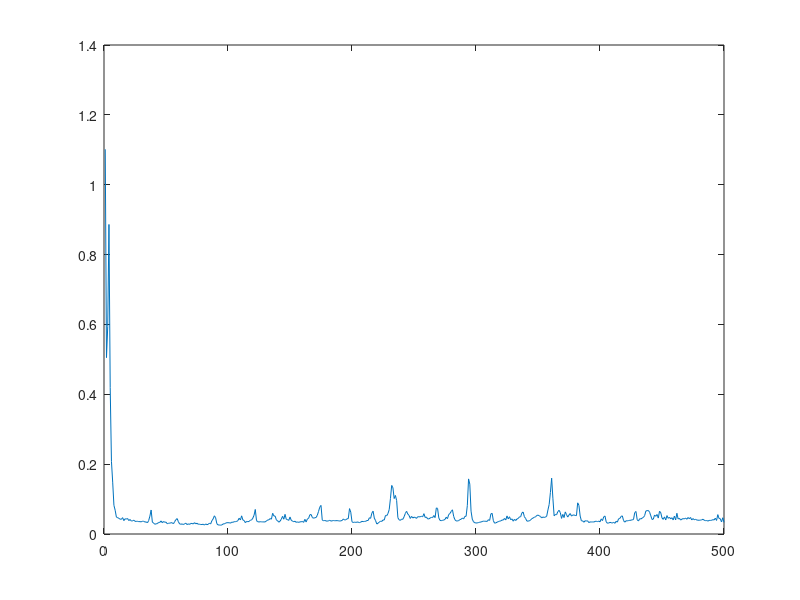
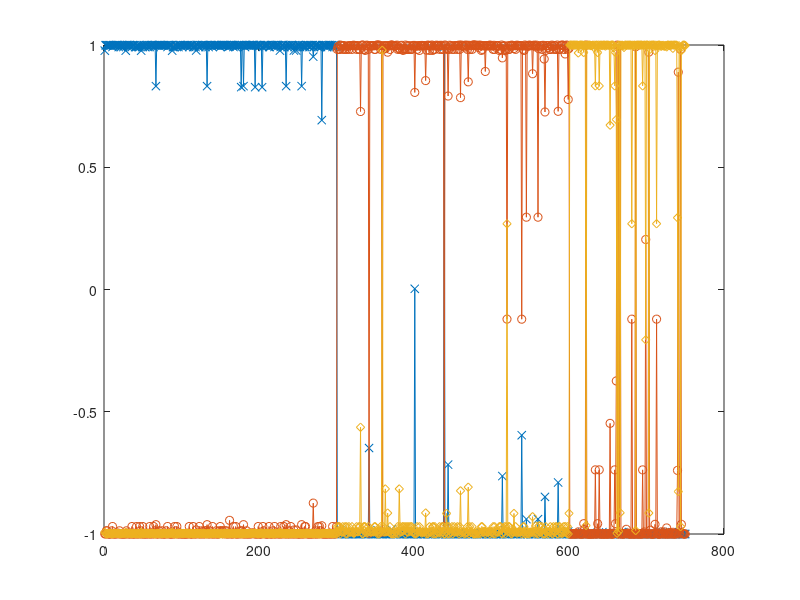
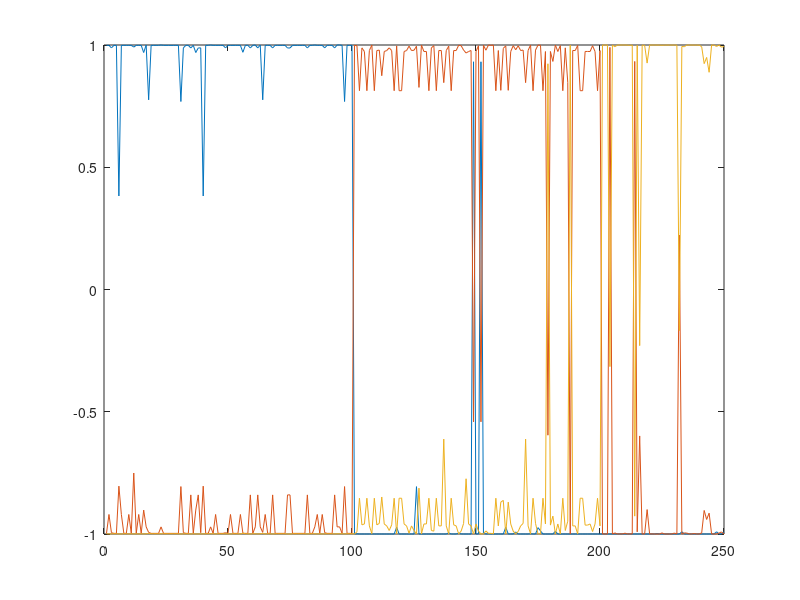

The MATLAB source for these figures, in order:

% ==========================================================
%
% Here a 2-layer neural network is used: 180 and 32 states.
% The size of validation set is about 25% of the total 
% available samples. 
% 
% ==========================================================

close all; 
clear all;

% -----------------------------------------
% load descriptor data
% -----------------------------------------
load des_mel_kick.mat 
load des_mel_snare.mat;
load des_mel_hihat.mat;

% -----------------------------------------
% randomely permutes the data
% -----------------------------------------
[num_samples, num_des] = size(des_mel_kick);
des_kick_perm = des_mel_kick(randperm(num_samples),:);
[num_samples, num_des] = size(des_mel_snare);
des_snare_perm = des_mel_snare(randperm(num_samples),:);
[num_samples, num_des] = size(des_mel_hihat);
des_hihat_perm = des_mel_hihat(randperm(num_samples),:);

% -----------------------------------------
% construct X and y
% -----------------------------------------
X_train = [];
y_train = [];
for n=1:300
    X_train = [X_train ; des_kick_perm(n,:)];
    y_train = [y_train ; 1 -1 -1];
end
for n=1:300
    X_train = [X_train ; des_snare_perm(n,:)];
    y_train = [y_train ; -1 1 -1];
end
for n=1:150
    X_train = [X_train ; des_hihat_perm(n,:)];
    y_train = [y_train ; -1 -1 1];
end

    
X_valid = [];
y_valid = [];
for n=301:400
    X_valid = [X_valid ; des_kick_perm(n,:)];
    y_valid = [y_valid ; 1 -1 -1];
end
for n=301:400
    X_valid = [X_valid ; des_snare_perm(n,:)];
    y_valid = [y_valid ; -1 1 -1];
end
for n=151:200
    X_valid = [X_valid ; des_hihat_perm(n,:)];
    y_valid = [y_valid ; -1 -1 1];
end

% -----------------------------------------
% neural network weight initialization
% -----------------------------------------
%randn('seed', 1);
w0 = randn(num_des,32);
w1 = randn(32,3);

% -----------------------------------------
% training
% -----------------------------------------
lambda = 0.1;
mu = 0.005;
for iter = 1:500
    % forward path compute
    l0 = X_train; 
    l1 = tanh(l0 * w0);
    l2 = tanh(l1 * w1);
    
    l2_error = y_train - l2;
    
    error(iter) = mean(mean(abs(l2_error)));
    
    % backpropagation
    l2_delta = l2_error .* (1 - tanh(l2).^2);
    
    l1_error = l2_delta * w1';
    l1_delta = l1_error .* (1 - tanh(l1).^2);
    
    w1 = w1*(1-2*mu*lambda) + mu*l1'*l2_delta;
    w0 = w0*(1-2*mu*lambda) + mu*l0'*l1_delta;

end
figure(1); 
plot(error);

figure(2);
n=1:750;
plot(n, l2(n,1), '-x', n, l2(n,2), '-o', n, l2(n,3), '-d');

% -----------------------------------------
% validation
% -----------------------------------------
y_result = [];
error_cnt = 0;

% forward path compute
l0 = X_valid; 
l1 = tanh(l0 * w0);
l2 = tanh(l1 * w1);
y_result = l2;

for n=1:250
    [val ind] = max(l2(n,:));
    [val_true ind_true] = max(y_valid(n,:));
    
    if (ind ~= ind_true)
        error_cnt = error_cnt + 1;
    end
end
fprintf("error rate = %1.2f\n", error_cnt/250*100);

figure(3);
n=1:250;
plot(n, y_result(n,1), n, y_result(n,2), n, y_result(n,3)); 
    
    
